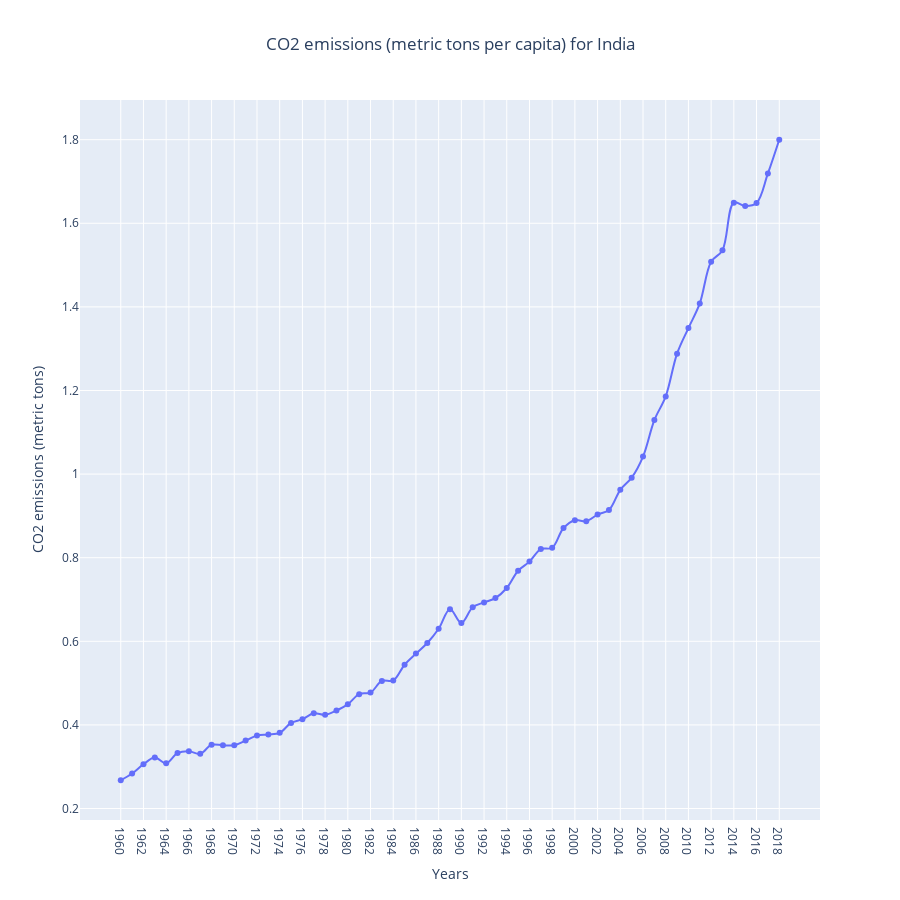

Notebook code cell kept with this figure:
### Code cell
plot('India')

### Figure 1 — Plotly figure (JSON) as saved in the notebook; plotly's stock layout.template omitted (floating-point values rounded to 4 significant figures)
{"data": [{"hovertemplate": "variable=India<br>index=%{x}<br>value=%{y}<extra></extra>", "legendgroup": "India", "line": {"color": "#636efa", "dash": "solid", "shape": "spline"}, "marker": {"symbol": "circle"}, "mode": "lines+markers", "name": "India", "orientation": "v", "showlegend": true, "type": "scatter", "x": ["1960", "1961", "1962", "1963", "1964", "1965", "1966", "1967", "1968", "1969", "1970", "1971", "1972", "1973", "1974", "1975", "1976", "1977", "1978", "1979", "1980", "1981", "1982", "1983", "1984", "1985", "1986", "1987", "1988", "1989", "1990", "1991", "1992", "1993", "1994", "1995", "1996", "1997", "1998", "1999", "2000", "2001", "2002", "2003", "2004", "2005", "2006", "2007", "2008", "2009", "2010", "2011", "2012", "2013", "2014", "2015", "2016", "2017", "2018"], "xaxis": "x", "y": [0.2676, 0.2837, 0.3059, 0.3218, 0.3082, 0.3325, 0.337, 0.331, 0.3525, 0.3512, 0.3515, 0.3625, 0.3749, 0.3772, 0.3811, 0.4048, 0.4137, 0.4277, 0.4241, 0.4347, 0.4493, 0.4736, 0.4775, 0.5053, 0.5061, 0.544, 0.5706, 0.5959, 0.63, 0.6769, 0.6441, 0.6814, 0.6931, 0.7035, 0.7275, 0.7688, 0.7907, 0.8207, 0.8238, 0.8709, 0.8898, 0.8873, 0.9032, 0.914, 0.9624, 0.9914, 1.042, 1.129, 1.186, 1.288, 1.349, 1.408, 1.508, 1.536, 1.649, 1.641, 1.648, 1.719, 1.8], "yaxis": "y"}], "layout": {"height": 900, "legend": {"title": {"text": "variable"}, "tracegroupgap": 0}, "showlegend": false, "title": {"text": "CO2 emissions (metric tons per capita) for India", "x": 0.5}, "xaxis": {"anchor": "y", "domain": [0, 1], "title": {"text": "Years"}}, "yaxis": {"anchor": "x", "domain": [0, 1], "title": {"text": "CO2 emissions (metric tons)"}}}}
